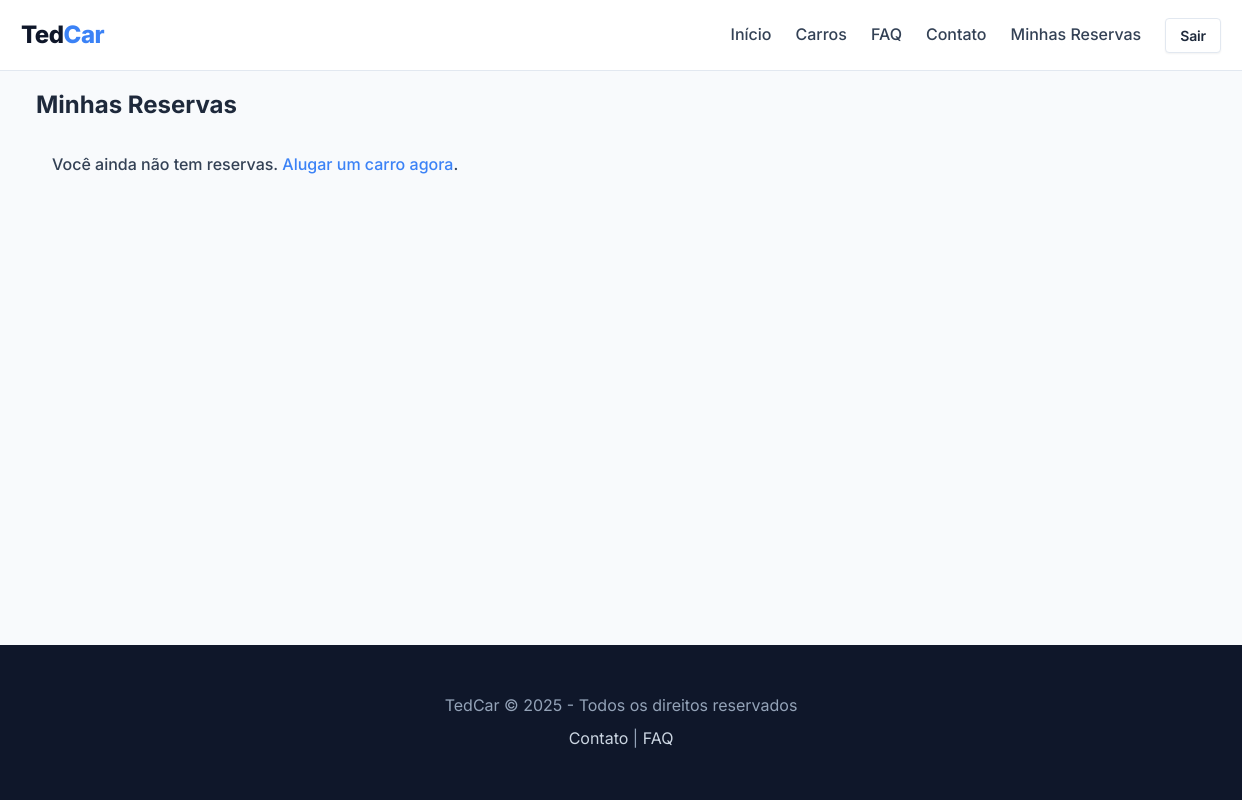
The page /my_reservations (signed in) on the database as committed earlier.
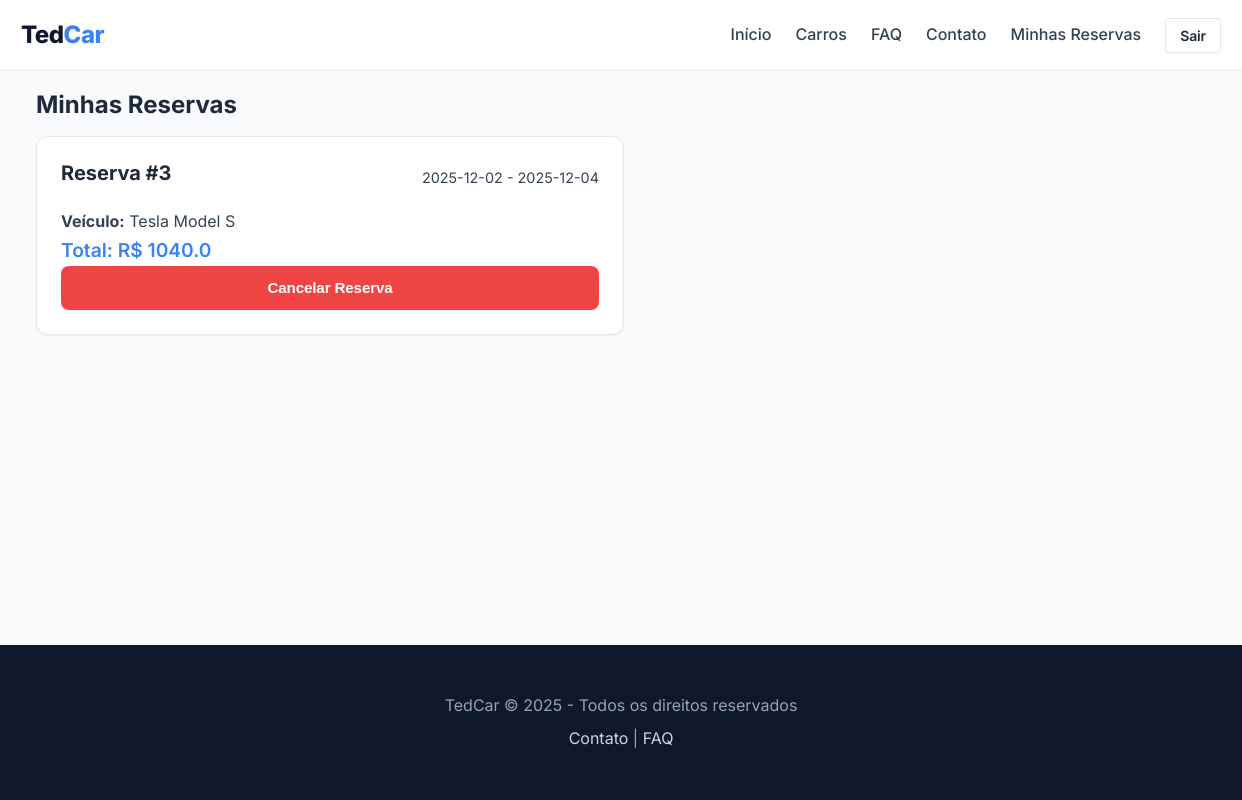
The same page on the database as committed later.
### tedcar_2.0/app.py (models this page shows)
class Reservation(db.Model):
    id = db.Column(db.Integer, primary_key=True)
    car_id = db.Column(db.Integer, db.ForeignKey('car.id'), nullable=False)
    user_id = db.Column(db.Integer, db.ForeignKey('user.id'), nullable=False)
    start_date = db.Column(db.String(20), nullable=False)
    end_date = db.Column(db.String(20), nullable=False)
    total_price = db.Column(db.Float, nullable=False)
    status = db.Column(db.String(20), default='pending') # pending, active, completed, cancelled
    created_at = db.Column(db.DateTime, default=datetime.utcnow)
    car = db.relationship('Car')
    user = db.relationship('User')

class Car(db.Model):
    id = db.Column(db.Integer, primary_key=True)
    brand = db.Column(db.String(100), nullable=False)
    model = db.Column(db.String(100), nullable=False)
    plate = db.Column(db.String(20), nullable=True) # New
    year = db.Column(db.Integer, nullable=True) # New
    km = db.Column(db.Float, nullable=True) # New
    status = db.Column(db.String(20), default='available') # available, rented, maintenance
    price_per_day = db.Column(db.Float, nullable=False)
    image_url = db.Column(db.String(500), nullable=False)
    user_id = db.Column(db.Integer, db.ForeignKey('user.id'), nullable=True)

### tedcar_2.0/app.py (the view)
@app.route('/my_reservations')
@login_required
def my_reservations():
    reservations = Reservation.query.filter_by(user_id=current_user.id).all()
    return render_template('my_reservations.html', reservations=reservations)

### tedcar_2.0/app.py (called while the page is built)
@login_manager.user_loader
def load_user(user_id):
    if user_id == 'MASTER':
        u = User(id=0, username=MASTER_USER, is_admin=True)
        u.get_id = lambda: 'MASTER'
        return u
    return User.query.get(int(user_id))

### tedcar_2.0/templates/my_reservations.html (shortened to what this page needs)
{% extends 'base.html' %}
{% block content %}
<div class="container">
    <h2 class="mb-lg">Minhas Reservas</h2>
    {% if reservations|length == 0 %}
    <div class="alert alert-info">Você ainda não tem reservas. <a href="{{ url_for('cars') }}">Alugar um carro
            agora</a>.</div>
    {% endif %}
    <div class="grid grid-2">
        {% for r in reservations %}
        <div class="card" id="reservation-{{ r.id }}" data-res-id="{{ r.id }}">
            <div class="card-body">
                <div class="flex justify-between items-center mb-md">
                    <h3 class="card-title">Reserva #{{ r.id }}</h3>
                    <span class="text-light" style="font-size: 0.9rem;">{{ r.start_date }} - {{ r.end_date }}</span>
                </div>
                <p class="mb-sm"><strong>Veículo:</strong> {{ r.car.brand }} {{ r.car.model }}</p>
                <p class="mb-lg" style="font-size: 1.2rem; color: var(--secondary-color); font-weight: 600;">Total: R$
                    {{ r.total_price }}</p>
                <form class="cancel-form" method="post" action="{{ url_for('cancel_reservation', id=r.id) }}">
                    <button type="submit" class="btn btn-outline btn-danger" style="width:100%;">Cancelar Reserva</button>
                </form>
            </div>
        </div>
        {% endfor %}
    </div>
</div>
{% endblock %}

Rows that differ between the two databases and show on the page:
added Reservation: id "3", start_date "2025-12-02", end_date "2025-12-04", car.brand "Tesla", car.model "Model S", total_price "1040.0"
Other text that changed with them:
text no longer shown: "Você ainda não tem reservas. Alugar um carro agora ."
